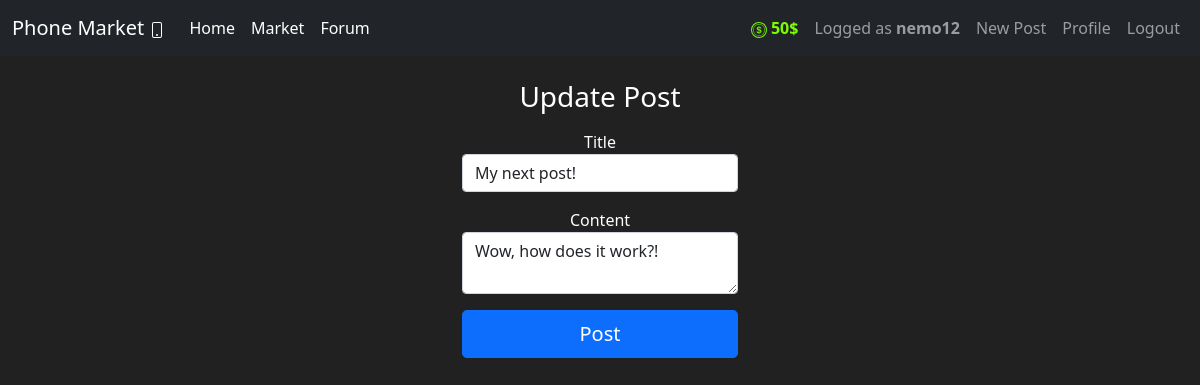
Page /post/2/update (signed in) on the committed database.
### market/models.py (models this page shows, shortened)
class User(db.Model, UserMixin):
    id = db.Column(db.Integer(), primary_key=True)
    username = db.Column(db.String(length=30), nullable=False, unique=True)
    email_address = db.Column(db.String(length=50), nullable=False, unique=True)
    password_hash = db.Column(db.String(length=60), nullable=False)
    budget = db.Column(db.Integer(), nullable=False, default=1000)
    image_file = db.Column(db.Integer(), nullable=False, server_default='default-profile-pic.jpg')
    items = db.relationship('Item', backref='owned_user', lazy=True)
    posts = db.relationship('Post', backref='author', lazy=True)
    @property
    def prettier_budget(self):
        if len(str(self.budget)) >= 4:
            return f'{str(self.budget)[:-3]},{str(self.budget)[-3:]}$'
        return f'{self.budget}$'
    @property
    def password(self):
        return self.password

class Post(db.Model):
    id = db.Column(db.Integer(), primary_key=True)
    title = db.Column(db.String(100), nullable=False)
    time_created = db.Column(db.DateTime(timezone=True), server_default=func.now())
    content = db.Column(db.Text, nullable=False)
    user_id = db.Column(db.Integer, db.ForeignKey('user.id'), nullable=False)

### market/routes.py (the view)
@app.route('/post/<int:post_id>/update', methods=['GET', 'POST'])
@login_required
def update_post(post_id):
    post = Post.query.get_or_404(post_id)
    if post.author != current_user:
        abort(403)
    form = PostForm()
    if form.validate_on_submit():
        post.title = form.title.data
        post.content = form.content.data
        db.session.commit()
        flash('You post has been updated!', category='success')
        return redirect(url_for('post_page', post_id=post.id))
    elif request.method == 'GET':
        form.title.data = post.title
        form.content.data = post.content
    return render_template('create_post.html', title='Update Post', form=form,
                            legend='Update Post')

### market/forms.py
class PostForm(FlaskForm):
  title = StringField('Title', validators=[DataRequired()])
  content = TextAreaField('Content', validators=[DataRequired()])
  submit = SubmitField('Post')

### market/models.py (called while the page is built)
@login_manager.user_loader
def load_user(user_id):
    return User.query.get(int(user_id))

### market/templates/create_post.html (shortened to what this page needs)
{% extends 'base.html' %}
{% block content %}
<body>
  <div class="container text-center w-25">
    <form method="POST" class="form-signin">
      <h1 class="h3 mb-3 font-weight-normal">
        {{ legend }}
      </h1>
      <div class="mb-3">
        {{ form.title.label() }}
        {{ form.title(class="form-control", autocomplete="off") }}
      </div>
      <div class="mb-3">
        {{ form.content.label() }}
        {{ form.content(class="form-control") }}
      </div>
      <div class="d-grid gap-2">
        {{ form.submit(class="btn btn-lg btn-primary") }}
      </div>
    </form>
  </div>
</body>
{% endblock %}

### market/templates/base.html (shortened to what this page needs)
<!DOCTYPE html>
<html lang="en">
  <head>
    <link
      href="https://cdn.jsdelivr.net/npm/bootstrap@5.0.0-beta3/dist/css/bootstrap.min.css"
      rel="stylesheet"
    />
  </head>
  <body>
    <nav class="navbar navbar-expand-lg navbar-dark bg-dark">
      <div class="container-fluid">
        <a class="navbar-brand" href="{{ url_for('home_page') }}">
          Phone Market
        </a>
        <div class="collapse navbar-collapse" id="navbarSupportedContent">
          <ul class="navbar-nav me-auto mb-2 mb-lg-0">
            <li class="nav-item">
              <a class="nav-link active" aria-current="page" href="{{ url_for('home_page') }}">Home</a>
            </li>
            <li class="nav-item">
              <a class="nav-link active" aria-current="page" href="{{ url_for('market_page') }}">Market</a>
            </li>
            <li class="nav-item">
              <a class="nav-link active" aria-current="page" href="{{ url_for('forum_page') }}">Forum</a>
            </li>
          </ul>
          <ul class="navbar-nav mb-2 mb-lg-0">
            {% if current_user.is_authenticated %}
            <li class="nav-item">
              <a class="nav-link" style="color: lawngreen; font-weight: bold;">
                {{ current_user.prettier_budget }}
              </a>
            </li>
            <li class="nav-item">
              <a class="nav-link" href="{{ url_for('account_page') }}">
                Logged as <strong>{{ current_user.username }}</strong>
              </a>
            </li>
            <li class="nav-item">
              <a class="nav-link" href="{{ url_for('new_post') }}">New Post</a>
            </li>
            <li class="nav-item">
              <a class="nav-link" href="{{ url_for('account_page') }}">Profile</a>
            </li>
            <li class="nav-item">
              <a class="nav-link" href="{{ url_for('logout_page') }}">Logout</a>
            </li>
            {% endif %}
          </ul>
        </div>
      </div>
    </nav>
    <br>
    {% block content %}
    {% endblock %}
  </body>
</html>

### market/templates/base.html (style rules this page uses)
body { background-color: #212121; color: white; }

### rows in the picture
User: prettier_budget "50$", username "nemo12"
Post: title "My next post!", content "Wow, how does it work?!"

### other values in the picture
{{ legend }} "Update Post"
